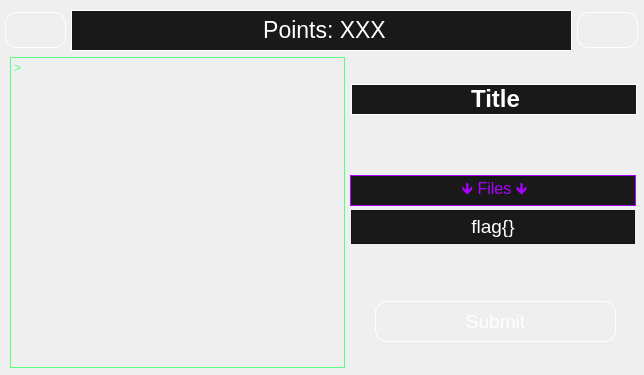
<?xml version="1.0" encoding="UTF-8"?>
<ui version="4.0">
 <class>Main_Player_Menu</class>
 <widget class="QWidget" name="Main_Player_Menu">
  <property name="geometry">
   <rect>
    <x>0</x>
    <y>0</y>
    <width>644</width>
    <height>375</height>
   </rect>
  </property>
  <property name="minimumSize">
   <size>
    <width>644</width>
    <height>375</height>
   </size>
  </property>
  <property name="maximumSize">
   <size>
    <width>644</width>
    <height>375</height>
   </size>
  </property>
  <property name="windowTitle">
   <string>SPCTF</string>
  </property>
  <property name="styleSheet">
   <string notr="true">background-image: url(:/SPCTF Logo/Pixel_BG.png);</string>
  </property>
  <widget class="QLabel" name="label">
   <property name="geometry">
    <rect>
     <x>71</x>
     <y>10</y>
     <width>501</width>
     <height>41</height>
    </rect>
   </property>
   <property name="font">
    <font>
     <pointsize>17</pointsize>
    </font>
   </property>
   <property name="styleSheet">
    <string notr="true">background-color: rgb(25, 25, 25);
color: rgb(255, 255, 255);
background-image: url(:/SPCTF Logo/color.png);</string>
   </property>
   <property name="frameShape">
    <enum>QFrame::Panel</enum>
   </property>
   <property name="text">
    <string>&lt;html&gt;&lt;head/&gt;&lt;body&gt;&lt;p align=&quot;center&quot;&gt;Points: XXX&lt;/p&gt;&lt;/body&gt;&lt;/html&gt;</string>
   </property>
  </widget>
  <widget class="QPushButton" name="BackButton">
   <property name="geometry">
    <rect>
     <x>5</x>
     <y>12</y>
     <width>61</width>
     <height>36</height>
    </rect>
   </property>
   <property name="font">
    <font>
     <pointsize>25</pointsize>
    </font>
   </property>
   <property name="styleSheet">
    <string notr="true">background-image: url(:/SPCTF Logo/color.png);
image: url(:/SPCTF Logo/LeftArrow.png);
border-style: outset;
border-width: 1px;
border-radius: 11px;
border-color: white;
padding: 3px;
color: rgb(255, 255, 255);</string>
   </property>
   <property name="text">
    <string/>
   </property>
  </widget>
  <widget class="QPushButton" name="ForwardButton">
   <property name="geometry">
    <rect>
     <x>577</x>
     <y>12</y>
     <width>61</width>
     <height>36</height>
    </rect>
   </property>
   <property name="font">
    <font>
     <pointsize>25</pointsize>
    </font>
   </property>
   <property name="styleSheet">
    <string notr="true">background-image: url(:/SPCTF Logo/color.png);
image: url(:/SPCTF Logo/RightArrow.png);
border-style: outset;
border-width: 1px;
border-radius: 11px;
border-color: white;
padding: 3px;
color: rgb(255, 255, 255);</string>
   </property>
   <property name="text">
    <string/>
   </property>
  </widget>
  <widget class="QLabel" name="label_2">
   <property name="geometry">
    <rect>
     <x>10</x>
     <y>57</y>
     <width>335</width>
     <height>311</height>
    </rect>
   </property>
   <property name="styleSheet">
    <string notr="true">color: rgb(85, 255, 127);
background-image: url(:/SPCTF Logo/color.png);</string>
   </property>
   <property name="frameShape">
    <enum>QFrame::Panel</enum>
   </property>
   <property name="text">
    <string>&gt; </string>
   </property>
   <property name="alignment">
    <set>Qt::AlignLeading|Qt::AlignLeft|Qt::AlignTop</set>
   </property>
  </widget>
  <widget class="QLabel" name="Label">
   <property name="geometry">
    <rect>
     <x>351</x>
     <y>84</y>
     <width>286</width>
     <height>31</height>
    </rect>
   </property>
   <property name="styleSheet">
    <string notr="true">background-color: rgb(25, 25, 25);
color: rgb(255, 255, 255);
background-image: url(:/SPCTF/RAW IMG/color.png);</string>
   </property>
   <property name="frameShape">
    <enum>QFrame::Panel</enum>
   </property>
   <property name="text">
    <string>&lt;html&gt;&lt;head/&gt;&lt;body&gt;&lt;p align=&quot;center&quot;&gt;&lt;span style=&quot; font-size:18pt; font-weight:600;&quot;&gt;Title&lt;/span&gt;&lt;/p&gt;&lt;/body&gt;&lt;/html&gt;</string>
   </property>
   <property name="textFormat">
    <enum>Qt::RichText</enum>
   </property>
  </widget>
  <widget class="QLabel" name="Download">
   <property name="geometry">
    <rect>
     <x>350</x>
     <y>175</y>
     <width>286</width>
     <height>31</height>
    </rect>
   </property>
   <property name="styleSheet">
    <string notr="true">background-color: rgb(25, 25, 25);
color: rgb(170, 0, 255);
background-image: url(:/SPCTF/RAW IMG/color.png);</string>
   </property>
   <property name="frameShape">
    <enum>QFrame::Panel</enum>
   </property>
   <property name="text">
    <string>&lt;html&gt;&lt;head/&gt;&lt;body&gt;&lt;p align=&quot;center&quot;&gt;&lt;span style=&quot; font-size:12pt;&quot;&gt;🡻 Files 🡻&lt;/span&gt;&lt;/p&gt;&lt;/body&gt;&lt;/html&gt;</string>
   </property>
   <property name="textFormat">
    <enum>Qt::RichText</enum>
   </property>
  </widget>
  <widget class="QPushButton" name="Submit">
   <property name="geometry">
    <rect>
     <x>375</x>
     <y>301</y>
     <width>241</width>
     <height>41</height>
    </rect>
   </property>
   <property name="font">
    <font>
     <pointsize>14</pointsize>
    </font>
   </property>
   <property name="autoFillBackground">
    <bool>false</bool>
   </property>
   <property name="styleSheet">
    <string notr="true">background-image: url(:/SPCTF Logo/RAW IMG/color.png);
border-style: outset;
border-width: 1px;
border-radius: 11px;
border-color: white;
padding: 3px;
color: rgb(255, 255, 255);</string>
   </property>
   <property name="text">
    <string>Submit</string>
   </property>
  </widget>
  <widget class="QTextEdit" name="Flag_Input">
   <property name="geometry">
    <rect>
     <x>351</x>
     <y>210</y>
     <width>284</width>
     <height>34</height>
    </rect>
   </property>
   <property name="font">
    <font>
     <pointsize>14</pointsize>
    </font>
   </property>
   <property name="styleSheet">
    <string notr="true">background-color: rgb(25, 25, 25);
color: rgb(255, 255, 255);
background-image: url(:/SPCTF/RAW IMG/color.png);</string>
   </property>
   <property name="html">
    <string>&lt;!DOCTYPE HTML PUBLIC &quot;-//W3C//DTD HTML 4.0//EN&quot; &quot;http://www.w3.org/TR/REC-html40/strict.dtd&quot;&gt;
&lt;html&gt;&lt;head&gt;&lt;meta name=&quot;qrichtext&quot; content=&quot;1&quot; /&gt;&lt;style type=&quot;text/css&quot;&gt;
p, li { white-space: pre-wrap; }
&lt;/style&gt;&lt;/head&gt;&lt;body style=&quot; font-family:'MS Shell Dlg 2'; font-size:14pt; font-weight:400; font-style:normal;&quot;&gt;
&lt;p align=&quot;center&quot; style=&quot; margin-top:0px; margin-bottom:0px; margin-left:0px; margin-right:0px; -qt-block-indent:0; text-indent:0px;&quot;&gt;flag{}&lt;/p&gt;&lt;/body&gt;&lt;/html&gt;</string>
   </property>
  </widget>
 </widget>
 <resources>
  <include location="../../Start_Menu/Res.qrc"/>
 </resources>
 <connections/>
</ui>
